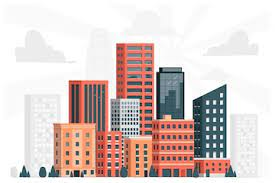
#> input picture Day-5/PART-1/Towimage/hbulding.jpg, 275 x 183 px; the run also reads 1 picture not shown here
$ python towimage.py
#> lines starting #> are read from the running program, lines starting #| are printed output that depends on the picture
import cv2
import matplotlib.pyplot as plt

img1 = cv2.imread('hbulding.jpg')
#> img1 is the input picture: shape (183, 275, 3); mean B, G, R 201.3, 204.6, 218.4
img2 = cv2.imread('hbulding1.jpg')

orb = cv2.ORB_create()
kp1, des1 = orb.detectAndCompute(img1,None)
#> kp1 = 392 keypoints; strongest (x, y, size): (160, 68, 31), (158, 70, 31), (122, 119, 31), (137, 129, 31)
kp2, des2 = orb.detectAndCompute(img2,None)
#> kp2 has the same summary as kp1

Brute_force = cv2.BFMatcher(cv2.NORM_HAMMING, crossCheck=True)
matches = Brute_force.match(des1, des2)
#> matches = 392 matches

matches = sorted(matches, key=lambda x: x.distance)

result = cv2.drawMatches(img1, kp1, img2, kp2, matches[:30],None,flags=2)
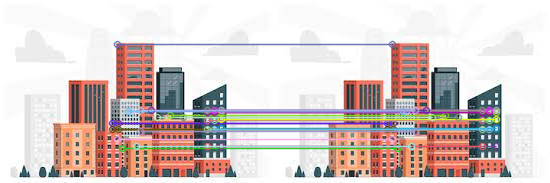
#> result: shape (183, 550, 3); mean B, G, R 201.1, 203.5, 215.5
plt.imshow(cv2.cvtColor(result,cv2.COLOR_BGR2RGB))
plt.show()
